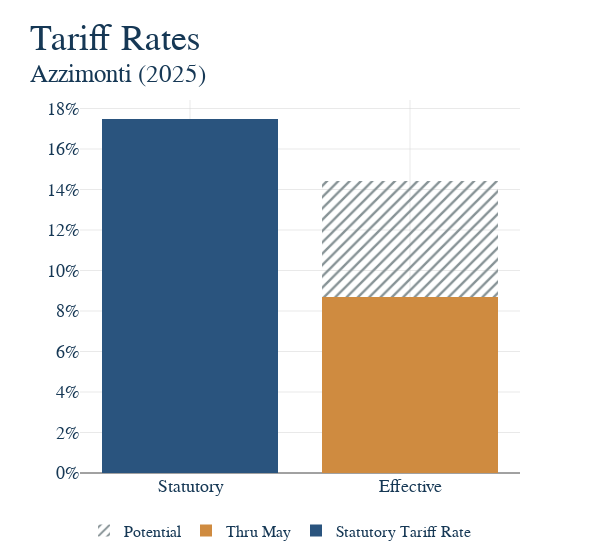

The cell this chart's notebook holds for it:
### Code cell
import plotly.graph_objects as go

# Data
categories = ["Statutory", "Effective"]
statutory_value = 17.5
thru_may_value = 8.7
estimated_value = 5.7

# Create figure
fig = go.Figure()

# Statutory Tariff Rate bar
fig.add_trace(go.Bar(
    x=[categories[0]],
    y=[statutory_value],
    name="Statutory Tariff Rate",
))

# Effective Tariff Rate (Thru May)
fig.add_trace(go.Bar(
    x=[categories[1]],
    y=[thru_may_value],
    name="Thru May",
))

# Effective Tariff Rate (Estimated Potential)
fig.add_trace(go.Bar(
    x=[categories[1]],
    y=[estimated_value],
    name="Potential",
    marker_pattern_shape="/"  # adds diagonal stripe pattern
))

# Layout for stacked bars and labels
fig.update_layout(
    barmode='stack',
    title="Tariff Rates<br><sup>Azzimonti (2025) </br>",
    yaxis_title=None,
    xaxis_title=None,
    legend=dict(
        orientation="h",
        x=0.9,
        y=-0.2,
        font=dict(size=16)),
    xaxis_type='category',
    width=600
)

fig.update_yaxes(
    ticksuffix='%'
)

fig.show()

### Figure 1 — Plotly figure (JSON) as saved in the notebook; plotly's stock layout.template omitted (floating-point values rounded to 4 significant figures)
{"data": [{"name": "Statutory Tariff Rate", "type": "bar", "x": ["Statutory"], "y": [17.5]}, {"name": "Thru May", "type": "bar", "x": ["Effective"], "y": [8.7]}, {"marker": {"pattern": {"shape": "/"}}, "name": "Potential", "type": "bar", "x": ["Effective"], "y": [5.7]}], "layout": {"barmode": "stack", "legend": {"font": {"size": 16}, "orientation": "h", "x": 0.9, "y": -0.2}, "title": {"text": "Tariff Rates<br><sup>Azzimonti (2025) </br>"}, "width": 600, "xaxis": {"title": {}, "type": "category"}, "yaxis": {"ticksuffix": "%", "title": {}}}}
